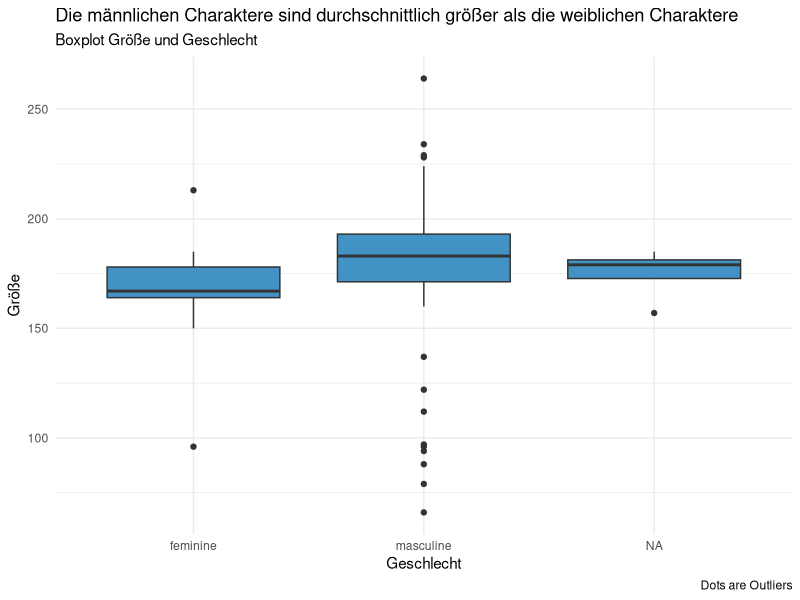

R code for this plot:
#### Alexa und Insa----

library(tidyverse)
library(psych)

data("starwars")
starwars
library(ggplot2)

ggplot(data = starwars) +
  aes(x = gender, y = height) +
  geom_boxplot(fill = "#4292c6") +
  labs(title = "Die männlichen Charaktere sind durchschnittlich größer als die weiblichen Charaktere",
    x = "Geschlecht",
    y = "Größe",
    caption = "Dots are Outliers",
    subtitle = "Boxplot Größe und Geschlecht") +
  theme_minimal()

